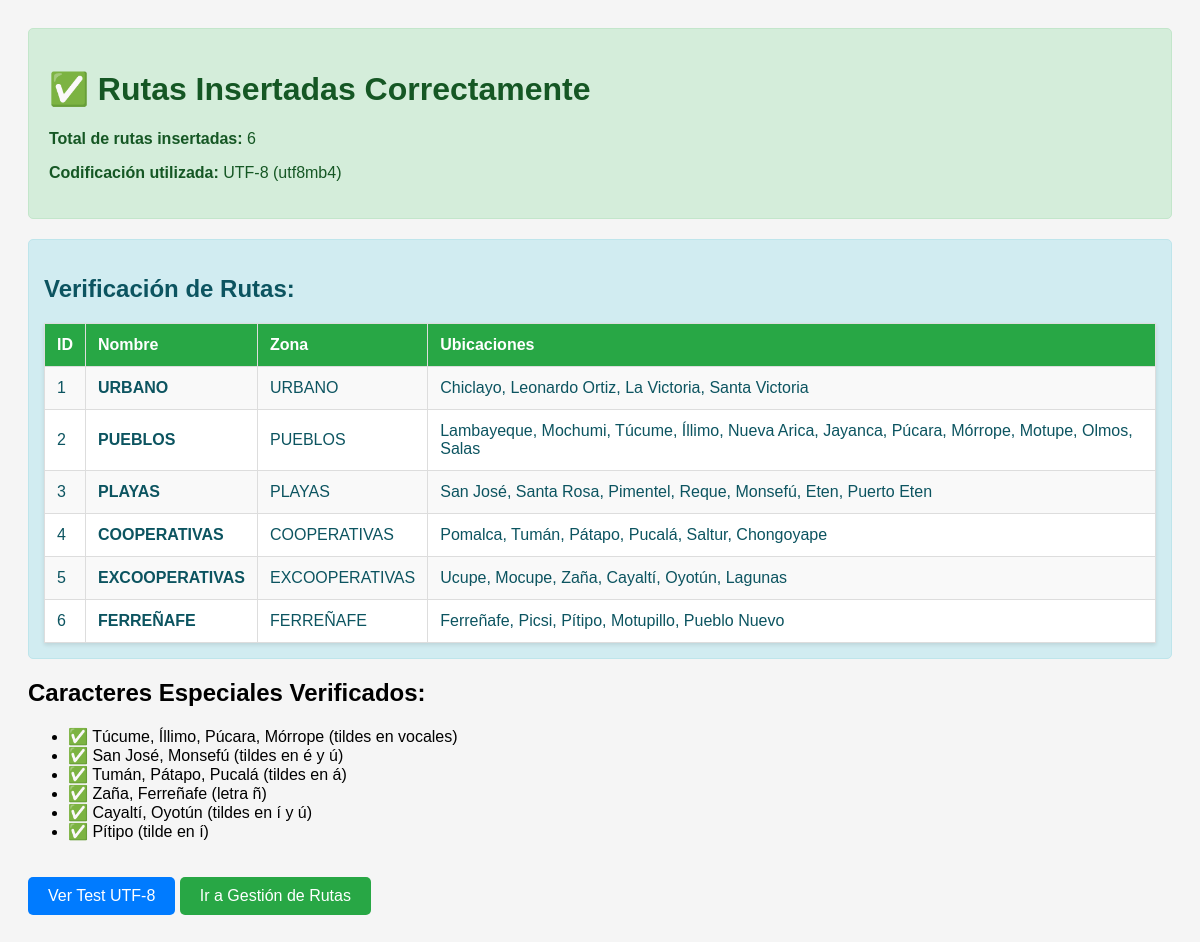
Page /insertar_rutas_utf8.php on the committed database.
### tables this page shows
CREATE TABLE IF NOT EXISTS rutas (
    id INT PRIMARY KEY AUTO_INCREMENT,
    nombre VARCHAR(100) NOT NULL,
    zona VARCHAR(50),
    ubicaciones TEXT,
    descripcion TEXT COMMENT 'Detalles adicionales de la ruta',
    repartidor_id INT,
    fecha_ruta DATE NOT NULL,
    hora_inicio TIME,
    hora_fin TIME,
    estado ENUM('planificada', 'en_progreso', 'completada', 'cancelada') DEFAULT 'planificada',
    total_paquetes INT DEFAULT 0,
    paquetes_entregados INT DEFAULT 0,
    distancia_total DECIMAL(10, 2),
    tiempo_estimado INT,
    creado_por INT,
    fecha_creacion TIMESTAMP DEFAULT CURRENT_TIMESTAMP,
    INDEX idx_fecha (fecha_ruta),
    INDEX idx_repartidor (repartidor_id)
);

### config/database.php (called while the page is built, shortened)
<?php
class Database {
    private static $instance = null;
    public static function getInstance() {
        if (self::$instance === null) {
            self::$instance = new Database();
        }
        return self::$instance;
    }
    public function fetchAll($result) {
        $rows = [];
        if ($result && is_object($result)) {
            if ($result instanceof mysqli_result) {
                while ($row = $result->fetch_assoc()) {
                    $rows[] = $row;
                }
            }
        } elseif (is_array($result)) {
            return $result;
        }
        return $rows;
    }
}
?>

### insertar_rutas_utf8.php (the view, shortened to what this page needs)
<?php
require_once 'config/database.php';
try {
    $db = Database::getInstance()->getConnection();
    $db->exec("SET NAMES utf8mb4");
    $db->exec("SET CHARACTER SET utf8mb4");
    $db->exec("DELETE FROM rutas");
    $db->exec("ALTER TABLE rutas AUTO_INCREMENT = 1");
    $rutas = [
        [
            'nombre' => 'URBANO',
            'zona' => 'URBANO',
            'ubicaciones' => 'Chiclayo, Leonardo Ortiz, La Victoria, Santa Victoria',
            'descripcion' => 'Cobertura completa zona urbana'
        ],
        [
            'nombre' => 'PUEBLOS',
            'zona' => 'PUEBLOS',
            'ubicaciones' => 'Lambayeque, Mochumi, Túcume, Íllimo, Nueva Arica, Jayanca, Púcara, Mórrope, Motupe, Olmos, Salas',
            'descripcion' => 'Cobertura completa de pueblos'
        ],
        [
            'nombre' => 'PLAYAS',
            'zona' => 'PLAYAS',
            'ubicaciones' => 'San José, Santa Rosa, Pimentel, Reque, Monsefú, Eten, Puerto Eten',
            'descripcion' => 'Cobertura completa zona de playas'
        ],
        [
            'nombre' => 'COOPERATIVAS',
            'zona' => 'COOPERATIVAS',
            'ubicaciones' => 'Pomalca, Tumán, Pátapo, Pucalá, Saltur, Chongoyape',
            'descripcion' => 'Cobertura completa de cooperativas'
        ],
        [
            'nombre' => 'EXCOOPERATIVAS',
            'zona' => 'EXCOOPERATIVAS',
            'ubicaciones' => 'Ucupe, Mocupe, Zaña, Cayaltí, Oyotún, Lagunas',
            'descripcion' => 'Cobertura completa de ex-cooperativas'
        ],
        [
            'nombre' => 'FERREÑAFE',
            'zona' => 'FERREÑAFE',
            'ubicaciones' => 'Ferreñafe, Picsi, Pítipo, Motupillo, Pueblo Nuevo',
            'descripcion' => 'Cobertura completa de Ferreñafe'
        ]
    ];
    $insertados = 0;
    foreach ($rutas as $ruta) {
        $insertados++;
    }
    echo "<!DOCTYPE html>";
    echo "<html lang='es'>";
    echo "<head>";
    echo "</head>";
    echo "<body>";
    echo "<div class='success'>";
    echo "<h1>✅ Rutas Insertadas Correctamente</h1>";
    echo "<p><strong>Total de rutas insertadas:</strong> $insertados</p>";
    echo "<p><strong>Codificación utilizada:</strong> UTF-8 (utf8mb4)</p>";
    echo "</div>";
    $stmt = $db->query("SELECT id, nombre, zona, ubicaciones FROM rutas ORDER BY id");
    $rutas_verificadas = Database::getInstance()->fetchAll($stmt);
    echo "<div class='info'>";
    echo "<h2>Verificación de Rutas:</h2>";
    echo "<table>";
    echo "<tr><th>ID</th><th>Nombre</th><th>Zona</th><th>Ubicaciones</th></tr>";
    foreach ($rutas_verificadas as $ruta) {
        echo "<tr>";
        echo "<td>{$ruta['id']}</td>";
        echo "<td><strong>{$ruta['nombre']}</strong></td>";
        echo "<td>{$ruta['zona']}</td>";
        echo "<td>{$ruta['ubicaciones']}</td>";
        echo "</tr>";
    }
    echo "</table>";
    echo "</div>";
    echo "<h2>Caracteres Especiales Verificados:</h2>";
    echo "<ul>";
    echo "<li>✅ Túcume, Íllimo, Púcara, Mórrope (tildes en vocales)</li>";
    echo "<li>✅ San José, Monsefú (tildes en é y ú)</li>";
    echo "<li>✅ Tumán, Pátapo, Pucalá (tildes en á)</li>";
    echo "<li>✅ Zaña, Ferreñafe (letra ñ)</li>";
    echo "<li>✅ Cayaltí, Oyotún (tildes en í y ú)</li>";
    echo "<li>✅ Pítipo (tilde en í)</li>";
    echo "</ul>";
    echo "<a href='test_utf8.php' class='btn'>Ver Test UTF-8</a> ";
    echo "<a href='admin/rutas.php' class='btn' style='background: #28a745;'>Ir a Gestión de Rutas</a>";
    echo "</body>";
    echo "</html>";
} catch (PDOException $e) {
    echo "<!DOCTYPE html>";
    echo "<html lang='es'><head><meta charset='UTF-8'><title>Error</title></head><body>";
    echo "<div style='background: #f8d7da; color: #721c24; padding: 20px; border-radius: 5px; border: 1px solid #f5c6cb;'>";
    echo "<h1>❌ Error al insertar rutas</h1>";
    echo "<p><strong>Error:</strong> " . $e->getMessage() . "</p>";
    echo "</div>";
    echo "</body></html>";
}
?>

### insertar_rutas_utf8.php (style rules this page uses)
body { font-family: Arial, sans-serif; padding: 20px; background: #f5f5f5; }
.success { background: #d4edda; color: #155724; padding: 20px; border-radius: 5px; border: 1px solid #c3e6cb; }
.info { background: #d1ecf1; color: #0c5460; padding: 15px; border-radius: 5px; border: 1px solid #bee5eb; margin-top: 20px; }
table { background: white; border-collapse: collapse; width: 100%; margin-top: 20px; box-shadow: 0 2px 4px rgba(0,0,0,0.1); }
th, td { padding: 12px; border: 1px solid #ddd; text-align: left; }
th { background: #28a745; color: white; }
tr:nth-child(even) { background: #f9f9f9; }
.btn { display: inline-block; background: #007bff; color: white; padding: 10px 20px; text-decoration: none; border-radius: 5px; margin-top: 20px; }

### rows in the picture
rutas: id "1", nombre "URBANO", zona "URBANO", ubicaciones "Chiclayo, Leonardo Ortiz, La Victoria, Santa Victoria"
rutas: id "2", nombre "PUEBLOS", zona "PUEBLOS", ubicaciones "Lambayeque, Mochumi, Túcume, Íllimo, Nueva Arica, Jayanca, Púcara, Mórrope, Motupe, Olmos, Salas"
rutas: id "3", nombre "PLAYAS", zona "PLAYAS", ubicaciones "San José, Santa Rosa, Pimentel, Reque, Monsefú, Eten, Puerto Eten"
rutas: id "4", nombre "COOPERATIVAS", zona "COOPERATIVAS", ubicaciones "Pomalca, Tumán, Pátapo, Pucalá, Saltur, Chongoyape"
rutas: id "5", nombre "EXCOOPERATIVAS", zona "EXCOOPERATIVAS", ubicaciones "Ucupe, Mocupe, Zaña, Cayaltí, Oyotún, Lagunas"
rutas: id "6", nombre "FERREÑAFE", zona "FERREÑAFE", ubicaciones "Ferreñafe, Picsi, Pítipo, Motupillo, Pueblo Nuevo"

### other values in the picture
$insertados "6"
